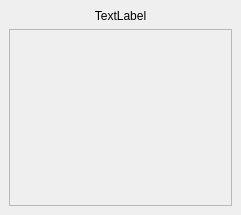
<?xml version="1.0" encoding="UTF-8"?>
<ui version="4.0">
 <class>DialogBuilderScriptInputsDockWidget</class>
 <widget class="QDockWidget" name="DialogBuilderScriptInputsDockWidget">
  <property name="geometry">
   <rect>
    <x>0</x>
    <y>0</y>
    <width>241</width>
    <height>215</height>
   </rect>
  </property>
  <property name="allowedAreas">
   <set>Qt::LeftDockWidgetArea|Qt::RightDockWidgetArea</set>
  </property>
  <property name="windowTitle">
   <string>Script Inputs</string>
  </property>
  <widget class="QWidget" name="dockWidgetContents">
   <layout class="QVBoxLayout" name="verticalLayout_2">
    <item>
     <widget class="QLabel" name="scriptNameLabel">
      <property name="text">
       <string>TextLabel</string>
      </property>
      <property name="alignment">
       <set>Qt::AlignCenter</set>
      </property>
     </widget>
    </item>
    <item>
     <widget class="QScrollArea" name="scrollArea">
      <property name="sizePolicy">
       <sizepolicy hsizetype="Expanding" vsizetype="Expanding">
        <horstretch>0</horstretch>
        <verstretch>1</verstretch>
       </sizepolicy>
      </property>
      <property name="minimumSize">
       <size>
        <width>0</width>
        <height>150</height>
       </size>
      </property>
      <property name="widgetResizable">
       <bool>true</bool>
      </property>
      <widget class="QWidget" name="scrollAreaWidgetContents">
       <property name="geometry">
        <rect>
         <x>0</x>
         <y>0</y>
         <width>221</width>
         <height>148</height>
        </rect>
       </property>
       <layout class="QVBoxLayout" name="verticalLayout">
        <item>
         <spacer name="verticalSpacer_2">
          <property name="orientation">
           <enum>Qt::Vertical</enum>
          </property>
          <property name="sizeHint" stdset="0">
           <size>
            <width>20</width>
            <height>40</height>
           </size>
          </property>
         </spacer>
        </item>
       </layout>
      </widget>
     </widget>
    </item>
    <item>
     <spacer name="verticalSpacer">
      <property name="orientation">
       <enum>Qt::Vertical</enum>
      </property>
      <property name="sizeHint" stdset="0">
       <size>
        <width>20</width>
        <height>0</height>
       </size>
      </property>
     </spacer>
    </item>
   </layout>
  </widget>
 </widget>
 <resources/>
 <connections/>
</ui>
